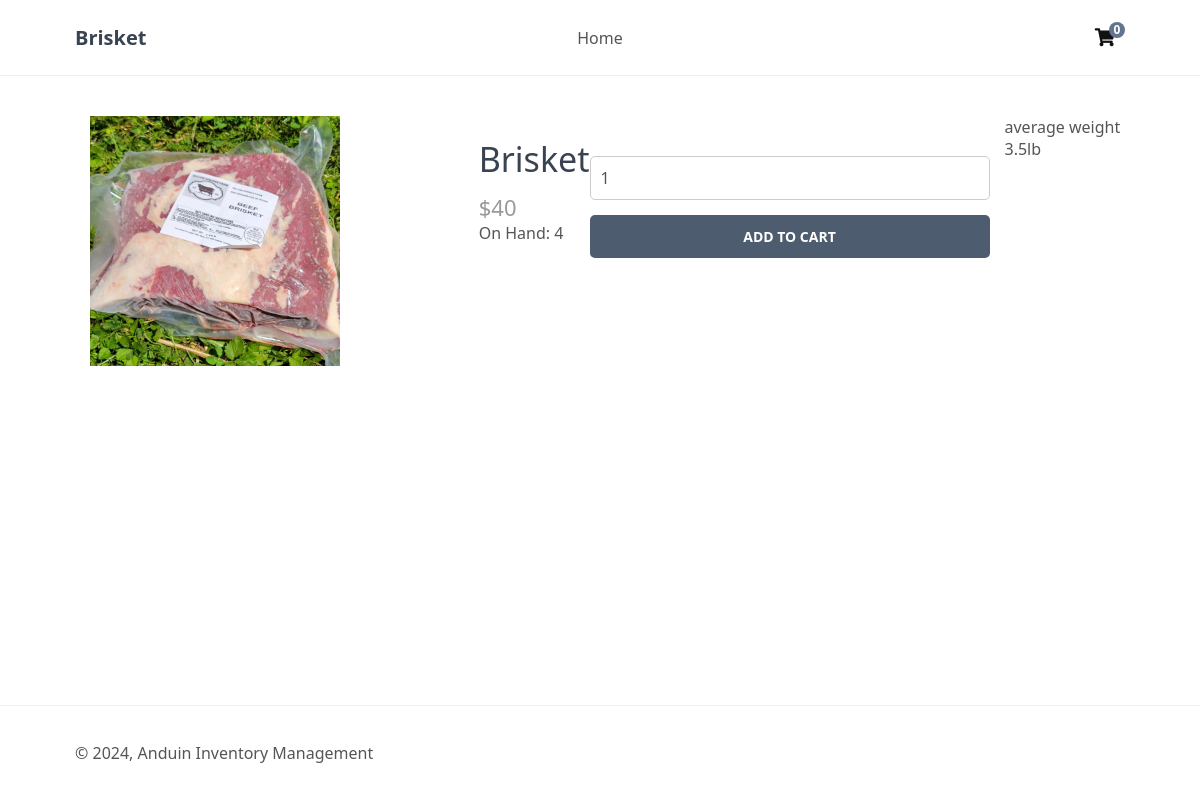
/F_product.php?Name=Brisket, run on the app's committed database.
### tables this page shows
CREATE TABLE IF NOT EXISTS `inventory` (
  `ID` int NOT NULL AUTO_INCREMENT,
  `Name` varchar(30) NOT NULL,
  `Description` varchar(100) NOT NULL,
  `QtyOnHand` int NOT NULL,
  `QtyCommitted` int NOT NULL,
  `Price` float NOT NULL,
  `ImagePath` varchar(400) NOT NULL,
  PRIMARY KEY (`ID`)
);

### F_product.php (the view, shortened to what this page needs)
<?php
include "utilities.php";
$name = $_GET['Name'];
$connection = OpenConn();
$result = $connection->execute_query("SELECT * FROM inventory WHERE Name = '$name'");
while ($row = mysqli_fetch_assoc($result)) {
        $name = $row['Name'];
        $description = $row['Description'];
        $qtyonhand = $row['QtyOnHand'];
        $price = $row['Price'];
        $Image = $row['ImagePath'];
    }
 ?>
            <div class="product content-wrapper">
                <div class="image">
                    <img src="<?php echo $Image; ?>" alt="<?php echo $name ?>">
                </div>
                <div>
                    <h1 class="name"><?php echo $name?></h1>
                    <span class="price">
                       <?php echo "$".$price ?>
                    </span>
                    <span class="qtyonhand">
                        <?php echo "On Hand: " .$qtyonhand?>
                    </span>
                </div>
                <form action="F_cart.php" method="POST">
                    <input type="number" name="quantity" value="1" min="1" max="<?php echo $qtyonhand?>" placeholder="Quantity" required>
                    <input type="submit" value="Add to Cart">
                </form>
                <div class="description">
                    <?php echo $description ?>
                </div>
            </div>

### styles.css (style rules this page uses)
img { height: 250px; width: 250px; object-fit: cover; }
* { box-sizing: border-box; font-family: system-ui, "Segoe UI", Roboto, Helvetica, Arial, sans-serif, "Apple Color Emoji", "Segoe UI Emoji", "Segoe UI Symbol"; font-size: 16px; }
html { height: 100%; }
body { position: relative; min-height: 100%; color: #555555; background-color: #FFFFFF; margin: 0; padding-bottom: 100px; }
h1, h2, h3, h4, h5 { color: #394352; }
.content-wrapper { width: 1050px; margin: 0 auto; }
main > .product { display: flex; padding: 40px 0; }
main > .product > div { padding-left: 15px; }
main > .product h1 { font-size: 34px; font-weight: normal; margin: 0; padding: 20px 0 10px 0; }
main > .product .price { display: block; font-size: 22px; color: #999999; }
main > .product .image { width: 500px; height: 500px; object-fit: cover; }
main > .product form { display: flex; flex-flow: column; margin: 40px 0; }
main > .product form input[type="number"] { width: 400px; padding: 10px; margin-bottom: 15px; border: 1px solid #ccc; color: #555555; border-radius: 5px; }
main > .product form input[type="submit"] { background: #4e5c70; border: 0; color: #FFFFFF; width: 400px; padding: 12px 0; text-transform: uppercase; font-size: 14px; font-weight: bold; border-radius: 5px; cursor: pointer; }

### data on the page
inventory: ImagePath+Name (picture), Name "Brisket", Price "40", QtyOnHand "4", Description "average weight 3.5lb"

### other printed values
$title "Brisket"
$num_items_in_cart "0"
